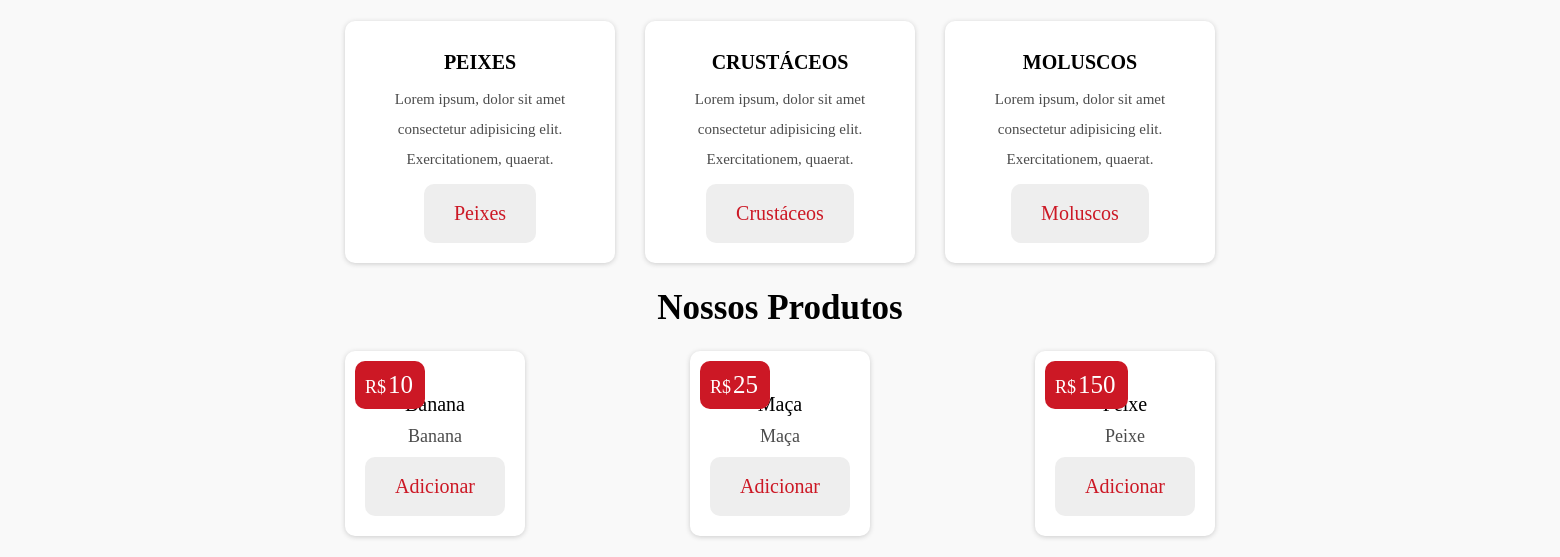
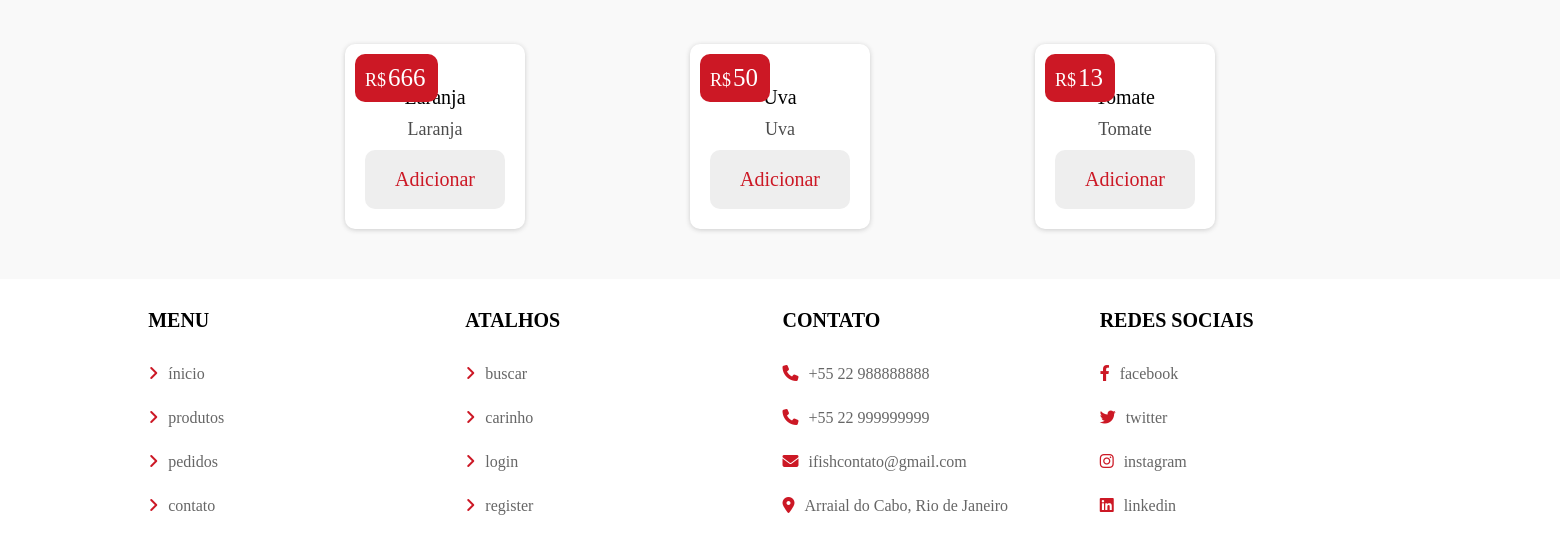
Before: / (lower part) with the older database file (2 pictures, top to bottom).
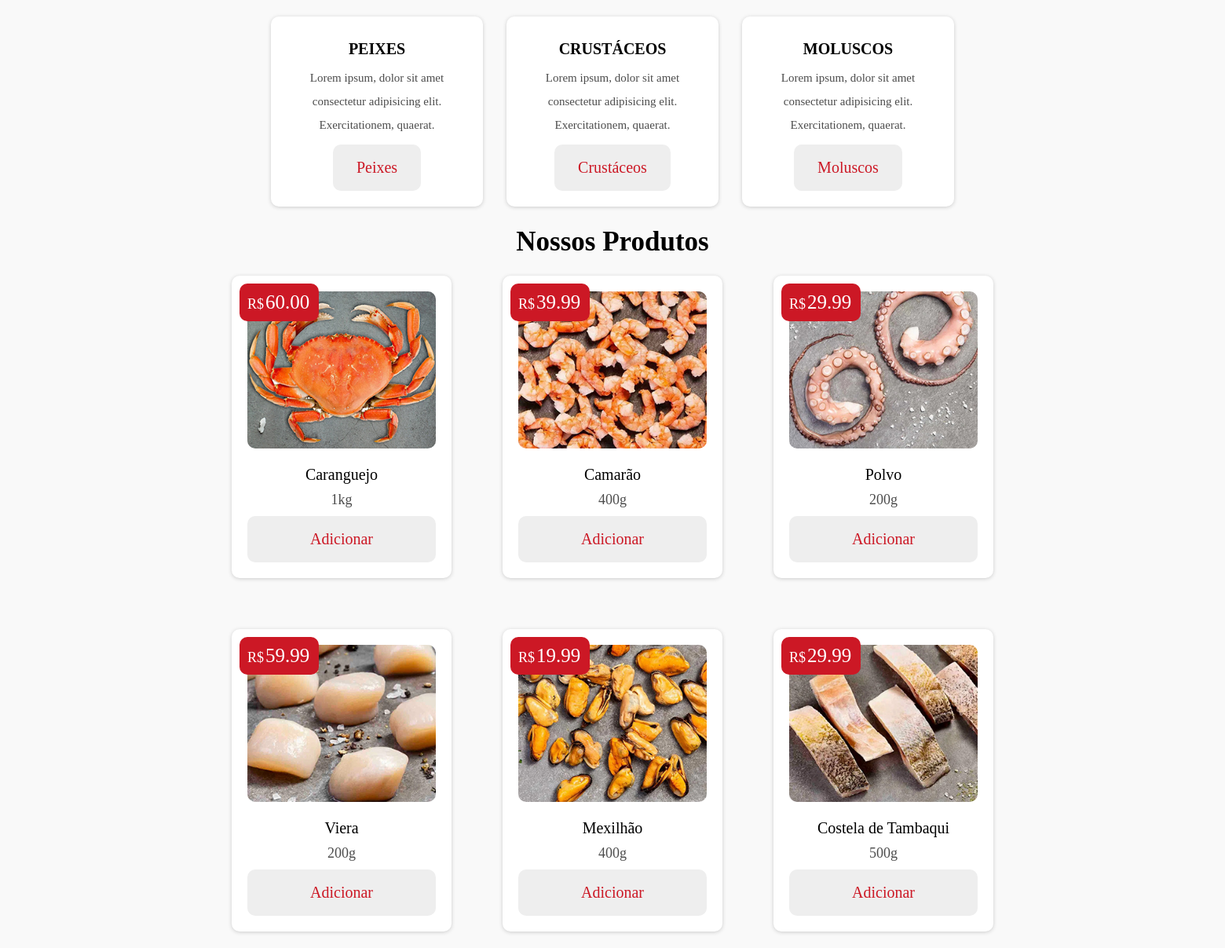
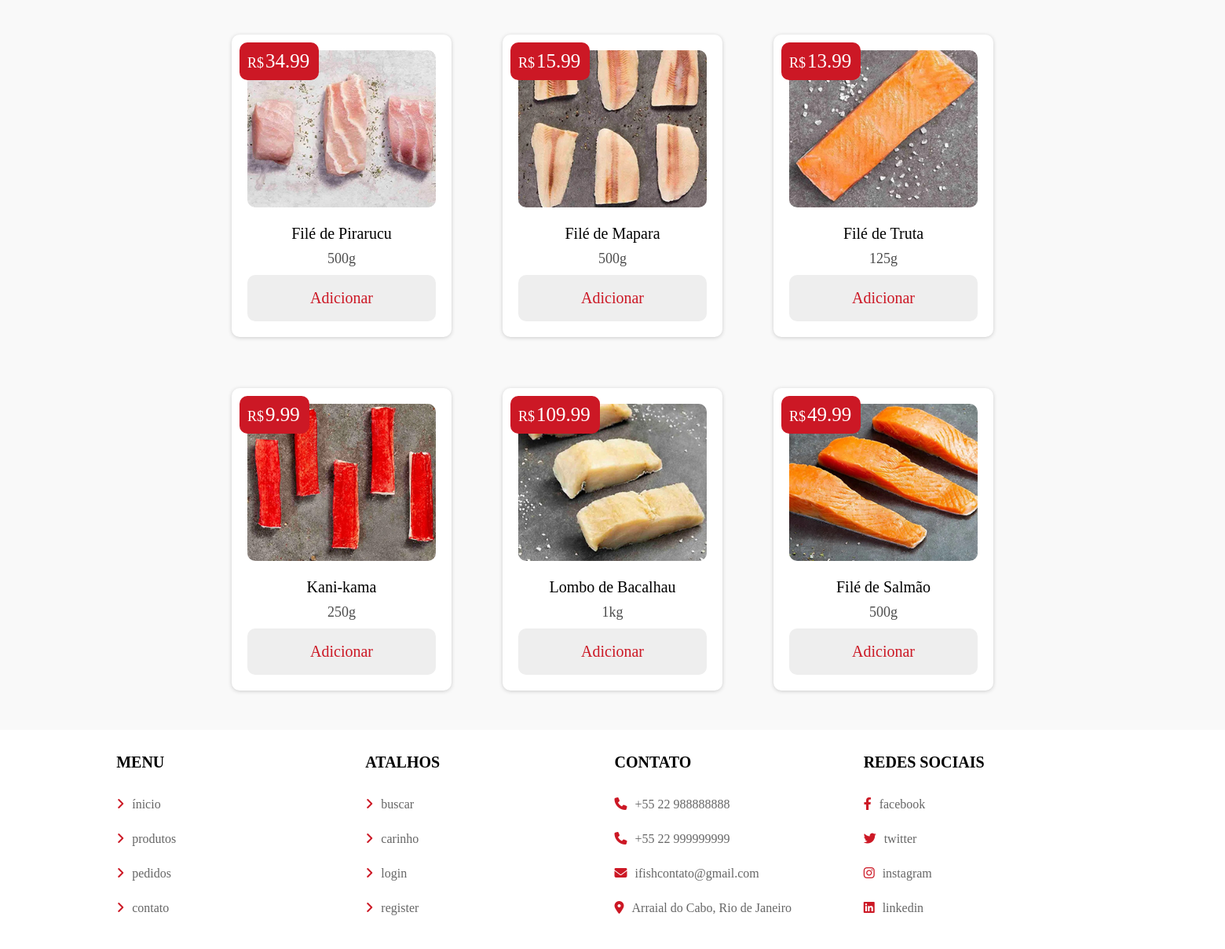
After: the same page with the newer database file (2 pictures, top to bottom).
### tables this page shows
CREATE TABLE `produto` (
  `id` int(100) NOT NULL,
  `nome` varchar(100) NOT NULL,
  `categoria` varchar(20) NOT NULL,
  `detalhe` varchar(500) NOT NULL,
  `preco` varchar(100) NOT NULL,
  `image` varchar(100) NOT NULL
);

### index.php (the view, shortened to what this page needs)
<!DOCTYPE html>
<html lang="pt-BR">
<head>
    <link rel="stylesheet" href="css/index.css">
    <link rel="stylesheet" href="css/header.css">
    <link rel="stylesheet" href="css/footer.css">
    <link rel="stylesheet" href="https://cdnjs.cloudflare.com/ajax/libs/font-awesome/6.2.0/css/all.min.css" />
</head>
<body class="body">
    <?php include 'header.php'; ?>
    <section class="home-category">
        <div class="box-container">
            <div class="box">
                <h3>peixes</h3>
                <p>Lorem ipsum, dolor sit amet consectetur adipisicing elit. Exercitationem, quaerat.</p>
                <a href="categoria.php?categoria=peixes" class="btn">peixes</a>
            </div>
            <div class="box">
                <h3>crustáceos</h3>
                <p>Lorem ipsum, dolor sit amet consectetur adipisicing elit. Exercitationem, quaerat.</p>
                <a href="categoria.php?categoria=crustáceos" class="btn">crustáceos</a>
            </div>
            <div class="box">
                <h3>moluscos</h3>
                <p>Lorem ipsum, dolor sit amet consectetur adipisicing elit. Exercitationem, quaerat.</p>
                <a href="categoria.php?categoria=moluscos" class="btn">moluscos</a>
            </div>
        </div>
    </section>
    <section class="produtos">
        <h1 class="titulo">nossos produtos</h1>
        <div class="box-container">
            <?php
            $select_products = $conn->prepare("SELECT * FROM `produto`");
            $select_products->execute();
            if ($select_products->rowCount() > 0) {
                while ($fetch_products = $select_products->fetch(PDO::FETCH_ASSOC)) {
            ?>
                    <div class="card-produtos">
                        <form action="" class="box" method="POST">
                            <div class="preco">R$<span><?= $fetch_products['preco']; ?></span></div>
                            <img src="uploaded_img/<?= $fetch_products['image']; ?>" alt="">
                            <div class="nome"><?= $fetch_products['nome']; ?></div>
                            <div class="detalhes"><?= $fetch_products['detalhe']; ?></div>
                            <input type="submit" value="Adicionar" class="btn" name="adicionar_carrinho">
                        </form>
                    </div>
            <?php
                }
            } else {
                echo '<p class="empty-produtos">nenhum produto disponível!</p>';
            }
            ?>
        </div>
    </section>
    <?php include 'footer.php'; ?>
</body>
</html>

### footer.php
<footer class="footer">
   <section class="box-container">
      <div class="box">
         <h3>menu</h3>
         <a href="index.php"> <i class="fas fa-angle-right"></i> ínicio</a>
         <a href="produtos.php"> <i class="fas fa-angle-right"></i> produtos</a>
         <a href="pedidos.php"> <i class="fas fa-angle-right"></i> pedidos</a>
         <a href="contato.php"> <i class="fas fa-angle-right"></i> contato</a>
      </div>
      <div class="box">
         <h3>atalhos</h3>
         <a onclick="buscar_popup()"> <i class="fas fa-angle-right"></i> buscar</a>
         <a onclick="carrinho_popup()"> <i class="fas fa-angle-right"></i> carinho</a>
         <a onclick="login_popup()"> <i class="fas fa-angle-right"></i> login</a>
         <a onclick="register_popup()"> <i class="fas fa-angle-right"></i> register</a>
      </div>
      <div class="box">
         <h3>contato</h3>
         <p> <i class="fas fa-phone"></i> +55 22 988888888</p>
         <p> <i class="fas fa-phone"></i> +55 22 999999999 </p>
         <p> <i class="fas fa-envelope"></i> ifishcontato@gmail.com </p>
         <p> <i class="fas fa-map-marker-alt"></i> Arraial do Cabo, Rio de Janeiro </p>
      </div>
      <div class="box">
         <h3>redes sociais</h3>
         <a href="#"> <i class="fab fa-facebook-f"></i> facebook </a>
         <a href="#"> <i class="fab fa-twitter"></i> twitter </a>
         <a href="#"> <i class="fab fa-instagram"></i> instagram </a>
         <a href="#"> <i class="fab fa-linkedin"></i> linkedin </a>
      </div>
   </section>
</footer>

### css/index.css (style rules this page uses)
:root { --white: #ffffff; --white-medium: #f9f9f9; --light-color: #666; --black: #000000; --red: #cc1825; --dark-red: #9a1e25; --box-shadow: 0 0.1rem 0.5rem #ccc; --box-shadow-dark: 0 0.1rem 0.5rem rgb(20, 20, 20); }
body { width: 100%; -webkit-box-sizing: border-box; -moz-box-sizing: border-box; box-sizing: border-box; }
* { font-family: SulSansRegular; margin: 0; padding: 0; box-sizing: border-box; outline: none; border: none; text-decoration: none; text-transform: none; transition: all .2s linear; }
html { font-size: 62.5%; overflow-x: hidden; scroll-behavior: smooth; scroll-padding-top: 0rem; }
body { margin: 0; background: var(--white-medium); }
p { font-size: 13pt; }
a { outline: hidden; text-decoration: none; text-align: center; }
.home-category { padding-bottom: 0; padding: 3rem 2rem; max-width: 1200px; margin: 0 auto; }
.home-category .box-container { display: grid; grid-template-columns: repeat(auto-fit, 27rem); gap: 3rem; justify-content: center; align-items: flex-start; }
.home-category .box-container .box { padding: 2rem; text-align: center; background-color: var(--white); box-shadow: var(--box-shadow); border-radius: 10px; }
.home-category .box-container .box h3 { text-transform: uppercase; color: var(--black); padding: 1rem 0; font-size: 2rem; }
.home-category .box-container .box p { line-height: 2; font-size: 1.5rem; color: var(--black); opacity: 70%; }
.home-category .box-container .box .btn { text-transform: capitalize; margin-top: 1rem; display: inline-block; padding: 1.8rem 3rem; font-size: 2rem; border-radius: 10px; color: var(--red); cursor: pointer; background: #eee; }
.home-category { padding-bottom: 0; }
.titulo { font-weight: bold; text-align: center; padding-top: 2.5rem; margin-bottom: 2.3rem; text-transform: capitalize; color: var(--black); font-size: 3.5rem; }
.btn { margin-top: 1rem; display: inline-block; padding: 1.8rem 3rem; font-size: 2rem; border-radius: 10px; color: var(--black); cursor: pointer; background: #fff; }
.card-produtos .btn { color: var(--red); background: #eee; text-align: center; width: 100%; }
.card-produtos { width: 100%; display: flex; align-items: center; justify-content: center; }
.produtos { padding-top: 0; padding-bottom: 5rem; padding-right: 2rem; padding-left: 2rem; max-width: 1200px; margin: 0 auto; }
.produtos .box-container { display: grid; grid-template-columns: repeat(auto-fit, 28rem); gap: 6.5rem; justify-content: center; align-items: flex-start; }
.produtos .box-container .box { padding: 2rem; text-align: center; background-color: var(--white); box-shadow: var(--box-shadow); border-radius: 10px; position: relative; }
.produtos .box-container .box .preco { position: absolute; top: 1rem; left: 1rem; padding: 1rem; border-radius: 10px; background-color: var(--red); font-size: 1.8rem; color: var(--white); }
.produtos .box-container .box .preco span { font-size: 2.5rem; color: var(--white); margin: 0 .2rem; }
.produtos .box-container .box img { width: 100%; margin-bottom: 1rem; border-radius: 10px; }
.produtos .box-container .box .nome { font-size: 2rem; color: var(--black); padding: 1rem 0; }
.produtos .box-container .box .detalhes { font-size: 1.8rem; color: var(--black); opacity: 70%; }

### css/header.css (style rules this page uses)
:root { --white: #ffffff; --white-medium: #f9f9f9; --light-color: #666; --black: #000000; --red: #cc1825; --dark-red: #9a1e25; --box-shadow: 0 0.1rem 0.5rem #ccc; --box-shadow-dark: 0 0.1rem 0.5rem rgb(20, 20, 20); }
.btn { margin-top: 1rem; display: inline-block; padding: 1.8rem 3rem; font-size: 2rem; border-radius: 10px; color: var(--black); cursor: pointer; background: #fff; }

### css/footer.css (style rules this page uses)
.footer { background-color: var(--white); }
.footer .box-container { padding-left: 9.5%; padding-right: 9.5%; padding-top: 3rem; padding-bottom: 3rem; gap: 0.5rem; display: grid; grid-template-columns: repeat(auto-fit, minmax(27rem, 1fr)); }
.footer .box-container .box h3 { text-transform: uppercase; color: var(--black); margin-bottom: 2rem; font-size: 2rem; }
.footer .box-container .box a { cursor: pointer; }
.footer .box-container .box a, .footer .box-container .box p { display: flex; padding: 1.3rem 0; font-size: 1.6rem; color: var(--light-color); }
.footer .box-container .box a i, .footer .box-container .box p i { color: var(--red); padding-right: 1rem; }

Changed rows visible on the page:
removed produto: preco "10", nome "Banana", detalhe "Banana"
removed produto: preco "25", nome "Maça", detalhe "Maça"
removed produto: preco "150", detalhe "Peixe"
removed produto: preco "666", detalhe "Laranja"
removed produto: preco "50", nome "Uva", detalhe "Uva"
removed produto: preco "13", nome "Tomate", detalhe "Tomate"
added produto: preco "60.00", image (picture), nome "Caranguejo", detalhe "1kg"
added produto: preco "39.99", image (picture), nome "Camarão", detalhe "400g"
added produto: preco "29.99", image (picture), nome "Polvo", detalhe "200g"
added produto: preco "59.99", image (picture), nome "Viera", detalhe "200g"
added produto: preco "19.99", image (picture), nome "Mexilhão", detalhe "400g"
added produto: preco "29.99", image (picture), nome "Costela de Tambaqui", detalhe "500g"
added produto: preco "34.99", image (picture), nome "Filé de Pirarucu", detalhe "500g"
added produto: preco "15.99", image (picture), nome "Filé de Mapara", detalhe "500g"
added produto: preco "13.99", image (picture), nome "Filé de Truta", detalhe "125g"
added produto: preco "9.99", image (picture), nome "Kani-kama", detalhe "250g"
added produto: preco "109.99", image (picture), nome "Lombo de Bacalhau", detalhe "1kg"
added produto: preco "49.99", image (picture), nome "Filé de Salmão", detalhe "500g"
